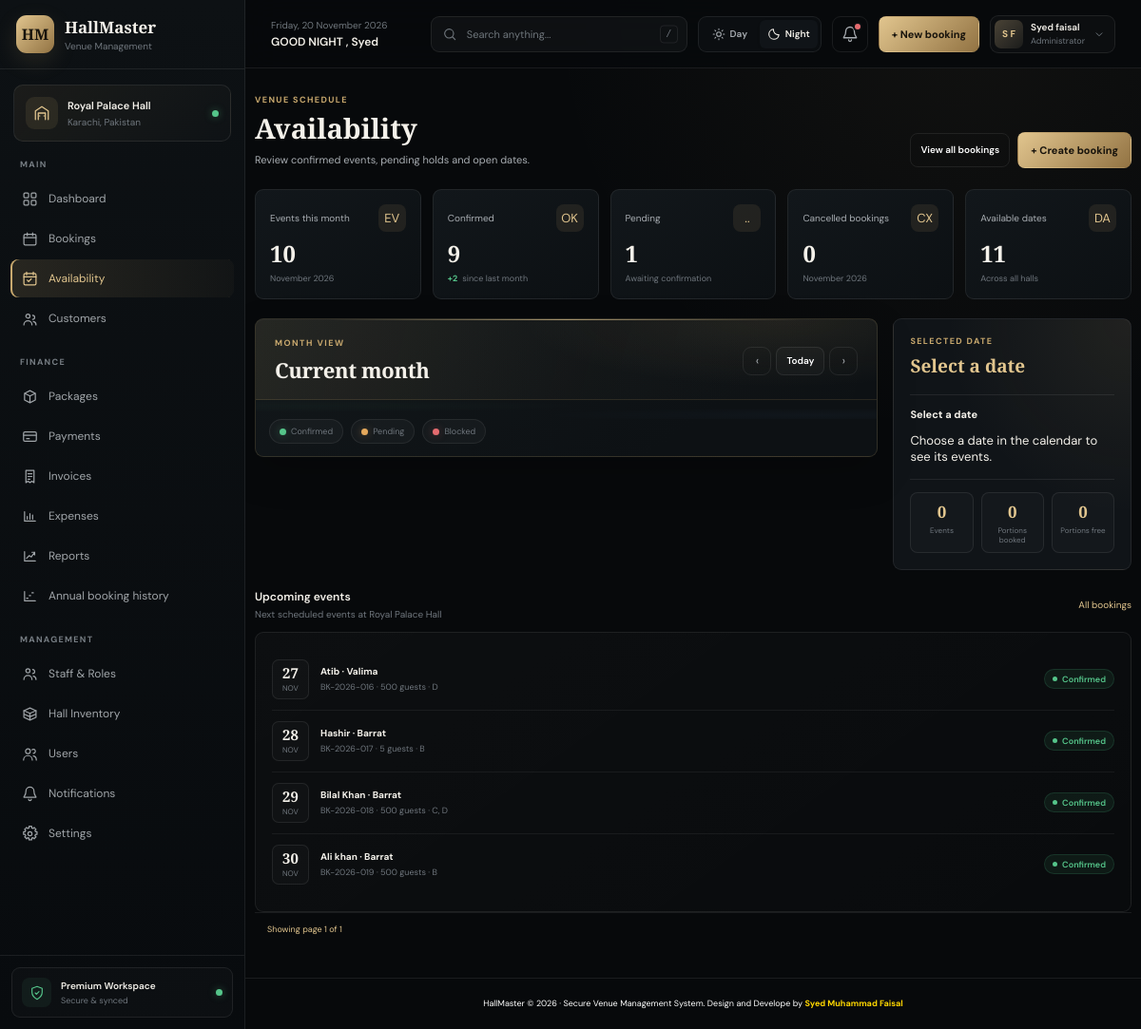
Page /availability/ (signed in) on the earlier database version.
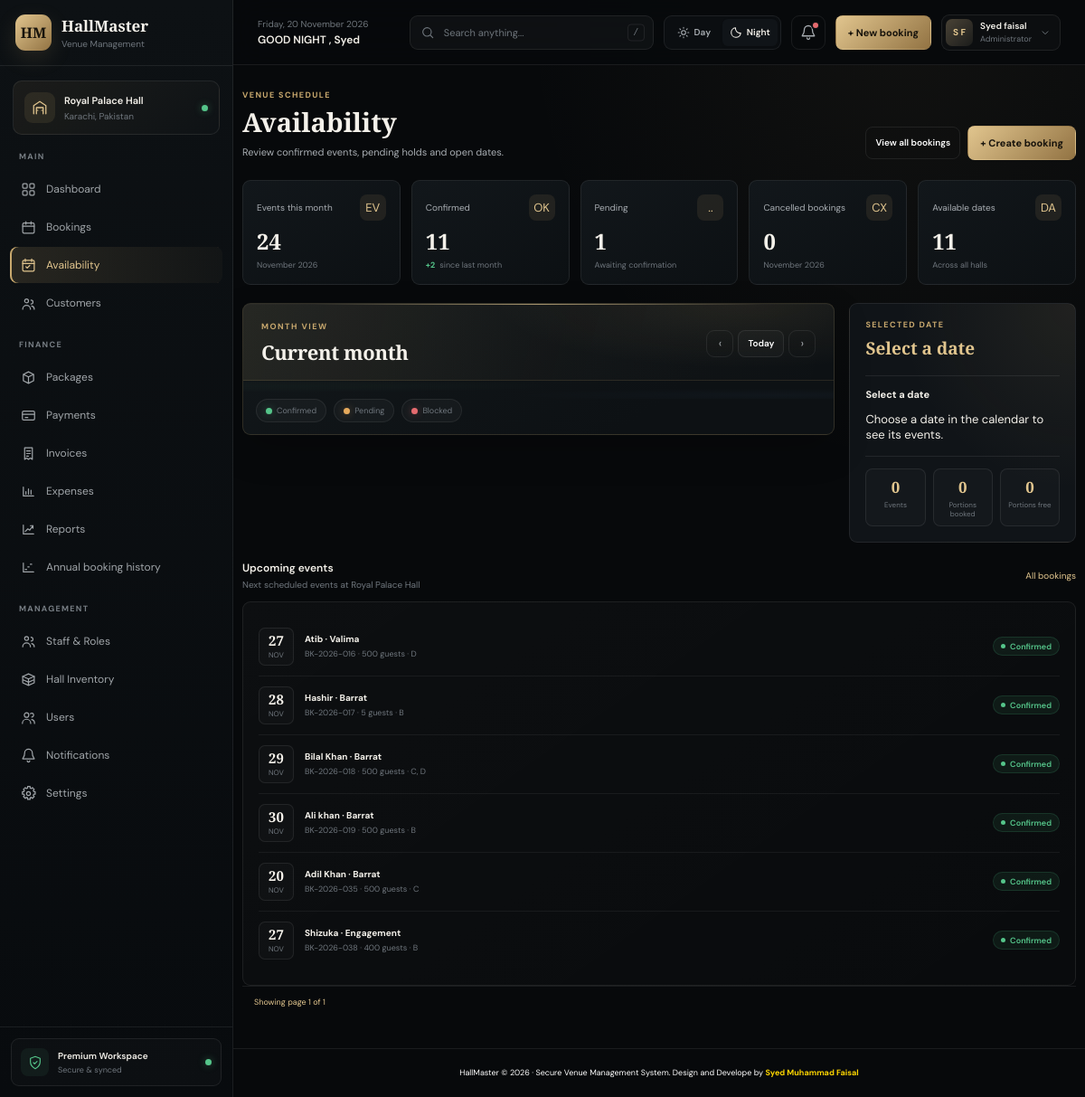
Same page on the later database version.
### hall_management/models.py (models this page shows, shortened)
class newbooking(models.Model):
    booking_id     = models.CharField(max_length=40 , primary_key=True, editable=False)
    created_at     = models.DateField(auto_now_add=True)
    customer_name  = models.CharField(max_length=100)
    phone_number   = models.CharField(max_length=12)
    nic_number     = models.CharField(max_length=15 , blank=True , default='NIC Not Provided')
    customer_email = models.EmailField()
    event_name     = models.CharField(max_length=100)
    event_type     = models.CharField(max_length=100)
    event_date     = models.DateField()
    event_guest    = models.IntegerField(null=False)
    event_hall     = models.ManyToManyField(Hall_portion , related_name='booked_halls')
    special_req    = models.CharField(max_length=500 , blank=True , default='No Special Requirements')
    hall_price     = models.IntegerField(null=False)
    status         = models.CharField(max_length=20)
    event_time     = models.CharField(max_length=8,
                                      choices=[('Day','Day'), ('Night','Night')],
                                      default = 'Night')
    payment_status = models.CharField(max_length=20 , default="Pending")
    service = models.CharField(max_length=20 , choices= [('Table Service','Table Service'), ('Buffet Service','Buffet Service')], default='Buffet Service')
    payment_method = models.CharField(max_length=20, choices=PAYMENT_METHOD_CHOICES, blank=True, default='')
    advance_amount = models.PositiveIntegerField(blank=True, null=True)

class Hall_portion(models.Model):
     portion_name = models.CharField(max_length=10 , null=False)
     portion_capacity = models.PositiveBigIntegerField()
     portion_status = models.CharField(max_length=20
                                       , choices=[('Active','Active'), ('Inactive','Inactive')], default='Active')

### hall_management/views.py (the view)
# urls.py: path('availability/' , Availability_view , name ="availability"),
@login_required(login_url='login')
def Availability_view(request):
    today = timezone.localdate()
    current_month = today.strftime('%B')
    current__month = today.month
    previous_month_date = today.replace(day=1) - timedelta(days=1)
    previous_month = previous_month_date.month
    previous__month = previous_month_date.strftime('%B')
    current_year = today.year
    previous_year = current_year - 1
    status_confirmed = ['confirmed', 'Confirmed', 'confirm', 'Confirm' , 'Comfirmed']
    status_advance = ['advance', 'Advance']
    status_pending = ['Pending', 'pending','unpaid','not paid' , 'Unpaid','Notpaid']
    status_cancelled = ['cancelled', 'Cancelled', 'Cancel', 'Cancel']
    upcoming_events = newbooking.objects.filter(event_date__gte = today).all()
    paginator = Paginator(upcoming_events , 10)
    page_number = request.GET.get('page')
    page_obj = paginator.get_page(page_number)
    event_month = newbooking.objects.filter(event_date__month=current__month, event_date__year=current_year).count()
    confirmed_event_month = newbooking.objects.filter(event_date__month=current__month, event_date__year=current_year, status__in=status_confirmed).count()
    pending_event_month = newbooking.objects.filter(event_date__month=current__month, event_date__year=current_year, status__in=status_pending).count()
    cancelled_event_month = newbooking.objects.filter(event_date__month=current__month, event_date__year=current_year, status__in=status_cancelled).count()
    month_start = today.replace(day=1)
    next_month = (month_start + timedelta(days=32)).replace(day=1)
    active_portion_ids = set(
        Hall_portion.objects.filter(portion_status__iexact='Active').values_list('pk', flat=True)
    )
    booked_portions_by_date = {}
    if active_portion_ids:
        active_bookings = (
            newbooking.objects.filter(
                event_date__gte=today,
                event_date__lt=next_month,
                event_hall__portion_status__iexact='Active',
            )
            .exclude(
                Q(status__iexact='cancel')
                | Q(status__iexact='cancelled')
                | Q(status__iexact='canceled')
            )
            .values_list('event_date', 'event_hall__pk')
        )
        for event_date, portion_id in active_bookings:
            booked_portions_by_date.setdefault(event_date, set()).add(portion_id)
    available_dates = sum(
        1
        for day_offset in range((next_month - today).days)
        if active_portion_ids.difference(
            booked_portions_by_date.get(today + timedelta(days=day_offset), set())
        )
    )
    context = {
        'current_month': current_month,
        'previous_month': previous__month,
        'current_year': current_year,
        'previous_year': previous_year,
        'event_month': event_month,
        'confirmed_event_month': confirmed_event_month,
        'pending_event_month': pending_event_month,
        'cancelled_event_month': cancelled_event_month,
        'available_dates': available_dates,
        'calendar_portions': list(Hall_portion.objects.order_by('portion_name').values('id', 'portion_name')),
        'page_obj':page_obj,
    }
    return render(request , 'availability.html' , context)

### hall_management/context_processors.py (called while the page is built)
def greeting_context(request):
    hour = timezone.localtime().hour
    if 5 <= hour < 12:
        greeting = "GOOD MORNING"
    elif 12 <= hour < 18:
        greeting = "GOOD AFTERNOON"
    elif 18 <= hour < 21:
        greeting = "GOOD EVENING"
    else:
        greeting = "GOOD NIGHT"
    return {"greeting": greeting}

### hall_management/templates/availability.html (shortened to what the changed rows need)
{% extends "base.html" %}
{% load static %}
{% block page_content %}
    <header class="page-heading">
        <div>
            <h1>Availability</h1>
        </div>
    </header>
    <section class="stats-grid availability-stats-grid" aria-label="Availability summary">
        <article class="stat-card">
            <div class="stat-top">
                <span class="stat-label">Events this month</span>
                <span class="stat-icon" aria-hidden="true">EV</span>
            </div>
            <strong class="stat-value">{{ event_month }}</strong>
            <div class="stat-foot">{{ current_month }} {{ current_year }}</div>
        </article>
        <article class="stat-card">
            <div class="stat-top">
                <span class="stat-label">Confirmed</span>
                <span class="stat-icon" aria-hidden="true">OK</span>
            </div>
            <strong class="stat-value">{{ confirmed_event_month }}</strong>
            <div class="stat-foot"><span class="trend">+2</span><span>since last month</span></div>
        </article>
    </section>
    <section
        class="section availability-layout"
        aria-label="Calendar and selected date"
    >
        <aside class="panel panel-pad day-detail" aria-labelledby="selected-date-title">
            <h2 id="selected-date-title">Select a date</h2>
        </aside>
    </section>
    <section class="section" id="upcoming-events" aria-labelledby="upcoming-title">
        <div class="section-head">
            <div>
                <h2 id="upcoming-title">Upcoming events</h2>
            </div>
        </div>
        <div class="panel panel-pad booking-list">
            {% for upcoming in page_obj %}
            <article class="booking-row">
                <span class="date-tile"><strong>{{ upcoming.event_date|date:"d" }}</strong><span>{{ upcoming.event_date|date:"b" }}</span></span>
                <span class="booking-row-copy">
                    <strong>{{ upcoming.customer_name }} · {{ upcoming.event_name }}</strong>
                    <span>{{ upcoming.booking_id }} · {{ upcoming.event_guest }} guests ·
                        {% for hall in upcoming.event_hall.all %}
                         {{ hall.portion_name }}{% if not forloop.last %}, {% endif %}
                         {% empty %}
                         No hall selected
                         {% endfor %}</span>
                </span>
                <span class="status confirmed">Confirmed</span>
            </article>
            {% empty %}
            <p class="text-center" style="min-height: 120px; display: grid; place-items: center; margin: 0; color: var(--gold-light);">No upcoming bookings.</p>
            {% endfor %}
        </div>
    </section>
{% endblock %}

Differences in the rows shown:
added newbooking: event_date "20", event_date "NOV", customer_name "Adil Khan", event_name "Barrat", booking_id "BK-2026-035", event_guest "500", Hall_portion (portion_name "C")
added newbooking: event_date "27", event_date "NOV", customer_name "Shizuka", event_name "Engagement", booking_id "BK-2026-038", event_guest "400", Hall_portion (portion_name "B")
Other differences:
{{ event_month }}: "10" → "24"
{{ confirmed_event_month }}: "9" → "11"
